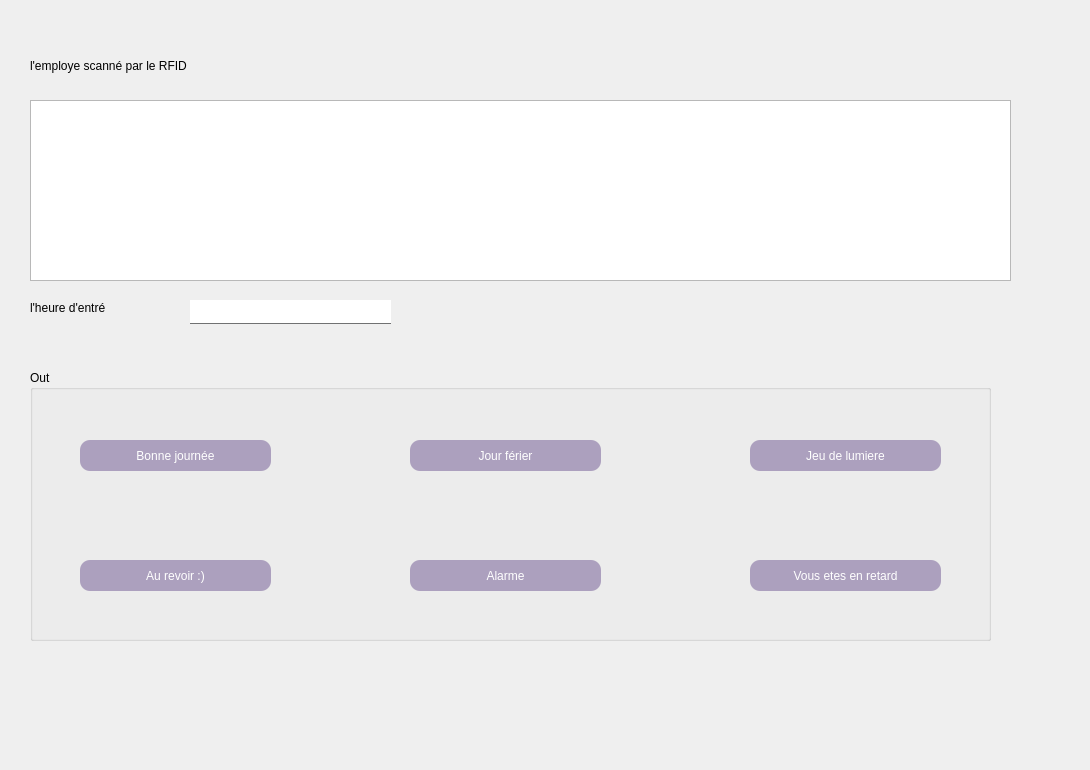
    <widget class="QWidget" name="tab_9">
     <attribute name="title">
      <string>Arduino</string>
     </attribute>
     <widget class="QLabel" name="label_bg_mail_5">
      <property name="geometry">
       <rect>
        <x>-10</x>
        <y>-30</y>
        <width>1081</width>
        <height>761</height>
       </rect>
      </property>
      <property name="text">
       <string/>
      </property>
     </widget>
     <widget class="QLabel" name="label_26">
      <property name="geometry">
       <rect>
        <x>30</x>
        <y>50</y>
        <width>311</width>
        <height>31</height>
       </rect>
      </property>
      <property name="styleSheet">
       <string notr="true">font:  12pt &quot;Century Gothic&quot;;</string>
      </property>
      <property name="text">
       <string>l'employe scanné par le RFID</string>
      </property>
     </widget>
     <widget class="QTableView" name="tableView_arduino">
      <property name="geometry">
       <rect>
        <x>30</x>
        <y>100</y>
        <width>981</width>
        <height>181</height>
       </rect>
      </property>
     </widget>
     <widget class="QGroupBox" name="groupBox_2">
      <property name="geometry">
       <rect>
        <x>30</x>
        <y>370</y>
        <width>961</width>
        <height>271</height>
       </rect>
      </property>
      <property name="title">
       <string>Out</string>
      </property>
      <widget class="QPushButton" name="pushButton_lcd_2">
       <property name="geometry">
        <rect>
         <x>50</x>
         <y>70</y>
         <width>191</width>
         <height>31</height>
        </rect>
       </property>
       <property name="styleSheet">
        <string notr="true">#pushButton_lcd_2{

border-radius:10px;


background-color: rgb(172, 160, 190);
color:white;
font: 9pt 'Century Gothic';
}
</string>
       </property>
       <property name="text">
        <string>Bonne journée</string>
       </property>
      </widget>
      <widget class="QPushButton" name="pushButton_lcd">
       <property name="geometry">
        <rect>
         <x>720</x>
         <y>190</y>
         <width>191</width>
         <height>31</height>
        </rect>
       </property>
       <property name="styleSheet">
        <string notr="true">#pushButton_lcd{

border-radius:10px;


background-color: rgb(172, 160, 190);
color:white;
font: 9pt 'Century Gothic';
}
</string>
       </property>
       <property name="text">
        <string>Vous etes en retard</string>
       </property>
      </widget>
      <widget class="QPushButton" name="pushButton_lcd_3">
       <property name="geometry">
        <rect>
         <x>720</x>
         <y>70</y>
         <width>191</width>
         <height>31</height>
        </rect>
       </property>
       <property name="styleSheet">
        <string notr="true">#pushButton_lcd_3{

border-radius:10px;


background-color: rgb(172, 160, 190);
color:white;
font: 9pt 'Century Gothic';
}
</string>
       </property>
       <property name="text">
        <string>Jeu de lumiere</string>
       </property>
      </widget>
      <widget class="QPushButton" name="pushButton_lcd_4">
       <property name="geometry">
        <rect>
         <x>50</x>
         <y>190</y>
         <width>191</width>
         <height>31</height>
        </rect>
       </property>
       <property name="styleSheet">
        <string notr="true">#pushButton_lcd_4{

border-radius:10px;


background-color: rgb(172, 160, 190);
color:white;
font: 9pt 'Century Gothic';
}
</string>
       </property>
       <property name="text">
        <string>Au revoir :)</string>
       </property>
      </widget>
      <widget class="QPushButton" name="pushButton_lcd_5">
       <property name="geometry">
        <rect>
         <x>380</x>
         <y>70</y>
         <width>191</width>
         <height>31</height>
        </rect>
       </property>
       <property name="styleSheet">
        <string notr="true">#pushButton_lcd_5{

border-radius:10px;


background-color: rgb(172, 160, 190);
color:white;
font: 9pt 'Century Gothic';
}
</string>
       </property>
       <property name="text">
        <string>Jour férier</string>
       </property>
      </widget>
      <widget class="QPushButton" name="pushButton_lcd_6">
       <property name="geometry">
        <rect>
         <x>380</x>
         <y>190</y>
         <width>191</width>
         <height>31</height>
        </rect>
       </property>
       <property name="styleSheet">
        <string notr="true">#pushButton_lcd_6{

border-radius:10px;


background-color: rgb(172, 160, 190);
color:white;
font: 9pt 'Century Gothic';
}
</string>
       </property>
       <property name="text">
        <string>Alarme</string>
       </property>
      </widget>
     </widget>
     <widget class="QLineEdit" name="le_date">
      <property name="geometry">
       <rect>
        <x>190</x>
        <y>300</y>
        <width>201</width>
        <height>24</height>
       </rect>
      </property>
      <property name="styleSheet">
       <string notr="true">border:none;
border-bottom:1px solid #707172;
font: 12pt &quot;Century Gothic&quot;;</string>
      </property>
     </widget>
     <widget class="QLabel" name="label_27">
      <property name="geometry">
       <rect>
        <x>30</x>
        <y>300</y>
        <width>161</width>
        <height>16</height>
       </rect>
      </property>
      <property name="styleSheet">
       <string notr="true">font:  12pt &quot;Century Gothic&quot;;</string>
      </property>
      <property name="text">
       <string>l'heure d'entré</string>
      </property>
     </widget>
    </widget>
